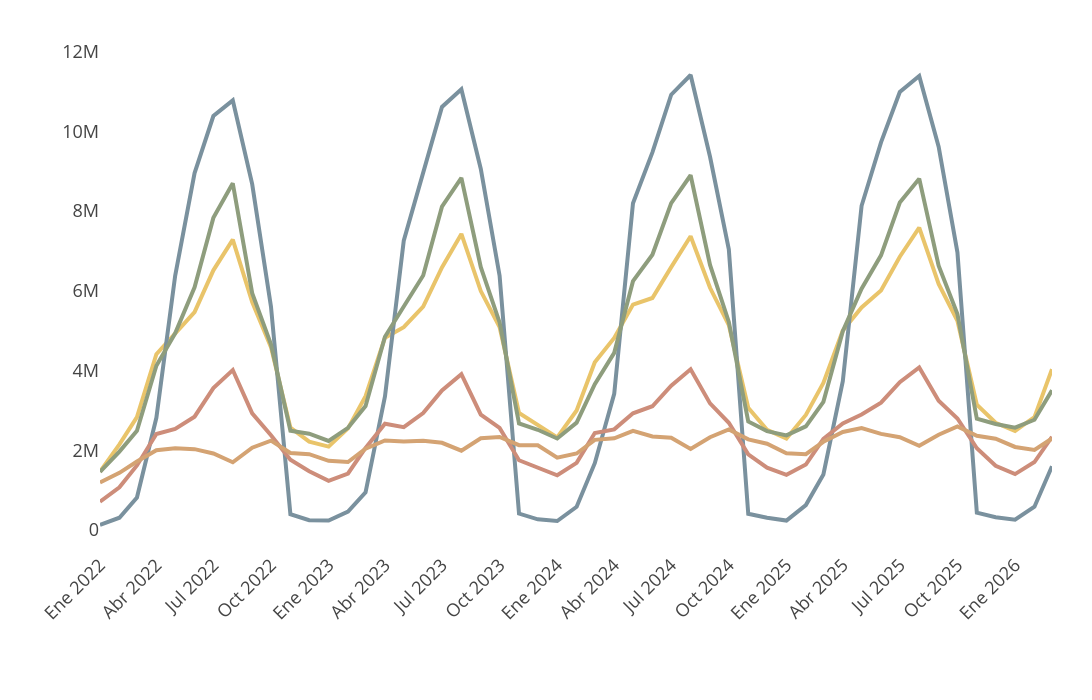

Here is the notebook cell this chart was saved with:
### Code cell
import plotly.express as px
import pandas as pd

# 1. Diccionario de colores coherente
color_map = {
    'Andalucía': '#E9C46A',      # Amarillo Azafrán
    'Baleares': '#7A919E',       # Azul Pizarra
    'C. Valenciana': '#CD8D7A',  # Terracota Pastel
    'Cataluña': '#8E9D7D',       # Verde Salvia
    'Madrid': '#D4A373',         # Ocre Suave
    'Resto de España': '#D3D3D3' # Gris Claro
}

# 2. Preparación de datos
df_solo_ccaa = df_analisis_temp[df_analisis_temp['Comunidad Autonoma'] != 'Total'].copy()
df_solo_ccaa['Fecha'] = pd.to_datetime(df_solo_ccaa['Fecha'])

# 3. Creación del gráfico
fig_ccaa = px.line(
    df_solo_ccaa, 
    x='Fecha', 
    y='Total', 
    color='Comunidad Autonoma',
    color_discrete_map=color_map,
    template='plotly_white'
)

# AUMENTO DE GROSOR DE LÍNEAS (Width=4 es un grosor elegante pero potente)
fig_ccaa.update_traces(line=dict(width=4))

# Formato de meses y lógica de filtrado de etiquetas
meses_es = ['Ene', 'Feb', 'Mar', 'Abr', 'May', 'Jun', 'Jul', 'Ago', 'Sep', 'Oct', 'Nov', 'Dic']
fechas_unicas = sorted(df_solo_ccaa['Fecha'].unique())

# Filtramos para mostrar solo una etiqueta cada 3 meses (Trimestral)
fechas_filtradas = fechas_unicas[::3] 

# 4. Ajuste de diseño final
fig_ccaa.update_layout(
    width=1200,
    height=700, 
    showlegend=False,
    paper_bgcolor='rgba(0,0,0,0)', # Fondo transparente
    plot_bgcolor='rgba(0,0,0,0)',  # Fondo transparente
    xaxis=dict(
        title_text='',
        showgrid=False,
        zeroline=False,
        tickangle=-45,
        tickfont=dict(size=18, color='#444'),
        tickvals=fechas_filtradas, # Solo mostramos las seleccionadas
        ticktext=[f"{meses_es[pd.to_datetime(d).month-1]} {pd.to_datetime(d).year}" for d in fechas_filtradas]
    ),
    yaxis=dict(
        title_text='',
        showgrid=False,
        zeroline=False,
        tickfont=dict(size=18, color='#444')
    ),
    margin=dict(b=150, t=50, l=100, r=40), 
    hovermode='x unified'
)

fig_ccaa.show()
